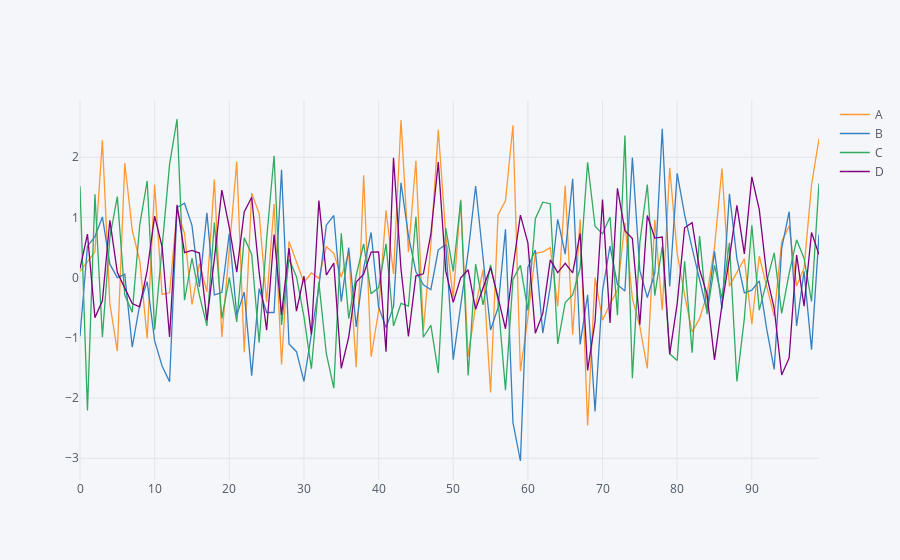

Notebook cell for this chart:
### Code cell
%matplotlib inline
df1.iplot()

'''
df1.iplot(kind='scatter'x='A',y='B',mode='markers')
df1.iplot(kind='bar')
'''
